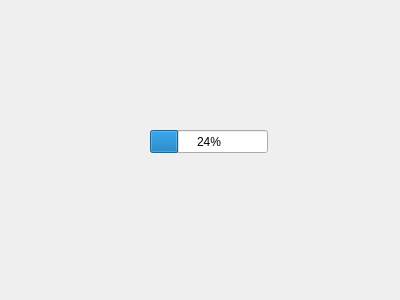
<?xml version="1.0" encoding="UTF-8"?>
<ui version="4.0">
 <class>lbar</class>
 <widget class="QWidget" name="lbar">
  <property name="geometry">
   <rect>
    <x>0</x>
    <y>0</y>
    <width>400</width>
    <height>300</height>
   </rect>
  </property>
  <property name="windowTitle">
   <string>Form</string>
  </property>
  <widget class="QProgressBar" name="progressBar">
   <property name="geometry">
    <rect>
     <x>150</x>
     <y>130</y>
     <width>118</width>
     <height>23</height>
    </rect>
   </property>
   <property name="value">
    <number>24</number>
   </property>
  </widget>
 </widget>
 <resources/>
 <connections/>
</ui>
